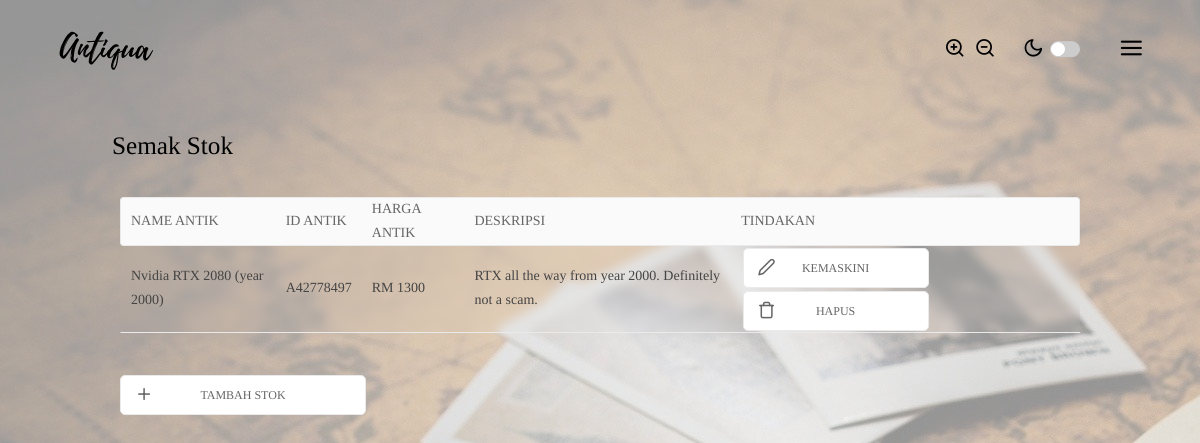
Page /semakstok/index.php (signed in) on the committed database.
### tables this page shows
CREATE TABLE `antik` (
  `idantik` varchar(9) NOT NULL,
  `namaantik` varchar(750) NOT NULL,
  `hargaantik` double NOT NULL,
  `penjelasanantik` text NOT NULL,
  `tempatasalantik` varchar(750) NOT NULL,
  `status` tinyint(1) NOT NULL
);

### semakstok/index.php (the view, shortened to what this page needs)
<?php
    require('../functions/dbcon.php');
?>
<!DOCTYPE html>
<html>
    <head>
        <link rel="stylesheet" href="../style/style.css">
        <link rel="stylesheet" href="../style/global.css">
        <link rel="stylesheet" href="../style/semakstok.css">
    </head>
    <body class="zi-main">
        <?php include("../components/header.php");?>
        <?php include("../components/menuoverlay.php");?>
        <div class="title">
            Semak Stok
        </div>
        <div class="table-sec">
            <div class="table-container">
                <table class="zi-table data-table">
                    <thead>
                        <tr>
                            <th>NAME ANTIK</th>
                            <th>ID ANTIK</th>
                            <th>HARGA ANTIK</th>
                            <th>DESKRIPSI</th>
                            <th>TINDAKAN</th>
                        </tr>
                    </thead>
                    <tbody>
                        <?php
                            $data = mysqli_query($dbcon,"SELECT * FROM antik");
                            while ($info = mysqli_fetch_array($data)) {
                                if ($info['status']) {
                        ?>
                        <tr>
                            <td><?php echo $info['namaantik'];?></td>
                            <td><?php echo $info['idantik'];?></td>
                            <td><?php echo 'RM '.$info['hargaantik'];?></td>
                            <td><?php echo $info['penjelasanantik'];?></td>
                            <td>
                                <a href="../kemaskinistokfun/index.php?index=<?php echo $info['idantik'];?>">
                                    <button class="zi-btn action-btn"><i class="prefix zi-icon-edit-2"></i>KEMASKINI</button>
                                </a>
                                <a href="../functions/hapusantik.php?index=<?php echo $info['idantik'];?>" onclick="return confirm('Hapus maklumat stok dari sistem?');">
                                    <button class="zi-btn action-btn"><i class="prefix zi-icon-trash"></i>HAPUS</button>
                                </a>
                            </td>
                        </tr>
                        <?php }}?>
                    </tbody>
                </table>
                <div class="extra-btn">
                    <a href="../tambahstok/"><button class="zi-btn add-buyer-btn"><i class="prefix zi-icon-plus"></i>Tambah Stok</button></a>
                </div>
            </div>
        </div>
    </body>
</html>

### style/global.css (style rules this page uses)
body, html { height: 100%; width: 100%; font-family: "Volte" !important; }
.title { font-size: 1.8rem; font-family: "Volte Bold"; margin: 2rem 8rem; }
.prefix { font-size: 1.3rem !important; left: 1rem !important; }
table { backdrop-filter: blur(5px); }

### style/semakstok.css (style rules this page uses)
.table-sec { width: 100%; text-align: center; padding-bottom: 6rem; }
.table-container { display: inline-block; width: 80%; }
.action-btn { min-width: 10rem; margin: 0.1rem; }
.extra-btn { text-align: left; padding-top: 3rem; }

### rows in the picture
antik: namaantik "Nvidia RTX 2080 (year 2000)", idantik "A42778497", hargaantik "1300", penjelasanantik "RTX all the way from year 2000. Definitely not a scam."
